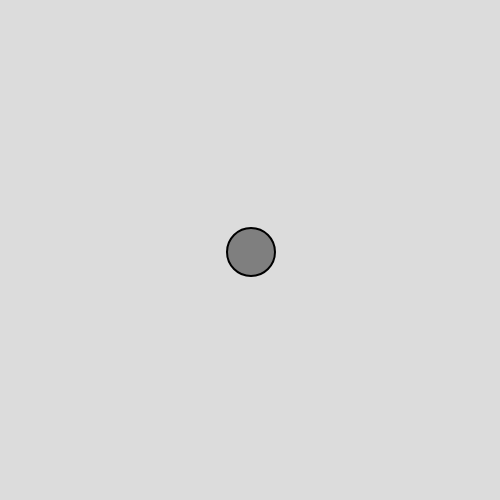
Frame 1 (no input)
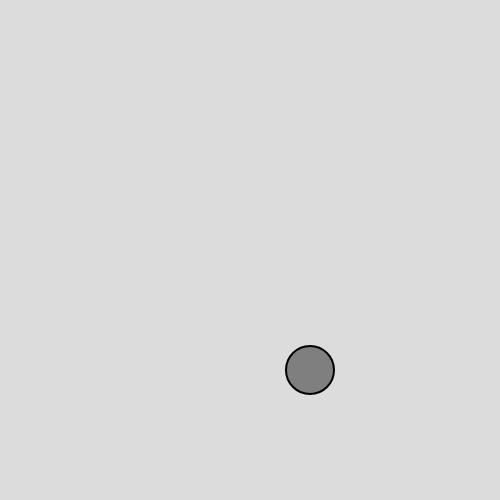
Frame 60 (no input)
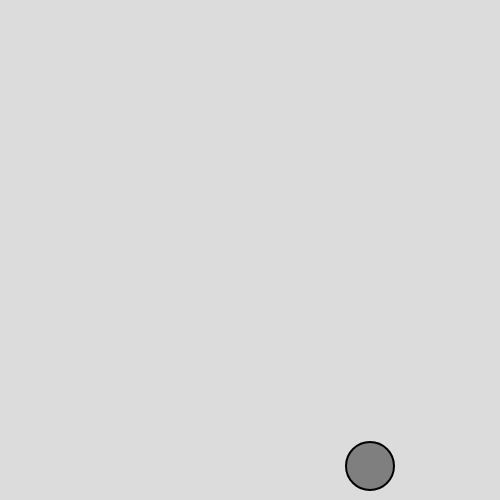
Frame 120 (the mouse pressed at the canvas centre since frame 60)

The p5.js sketch that drew these frames (run headless with seeded random() and noise() and a simulated clock; from frame 60 on, the mouse is pressed at the canvas centre):

// p5.js sketch
// ── sketch.js
var x;
var y;
var xspeed;
var yspeed;
var size;

function setup() {
  createCanvas(500, 500);
  x=width/2;
  y=height/2;
  xspeed=1;
  yspeed=2;
  size=48;
}

function draw() {
  background(220);
  x+=xspeed;
  y+=yspeed;

  if((x>(width-size/2)) || (x<size/2)){
    xspeed*=-1;
  }
  if((y>(height-size/2)) || (y<size/2)){
    yspeed*=-1;
  }

  stroke(0);
  strokeWeight(2);
  fill(127);
  ellipse(x, y, size, size);
}
